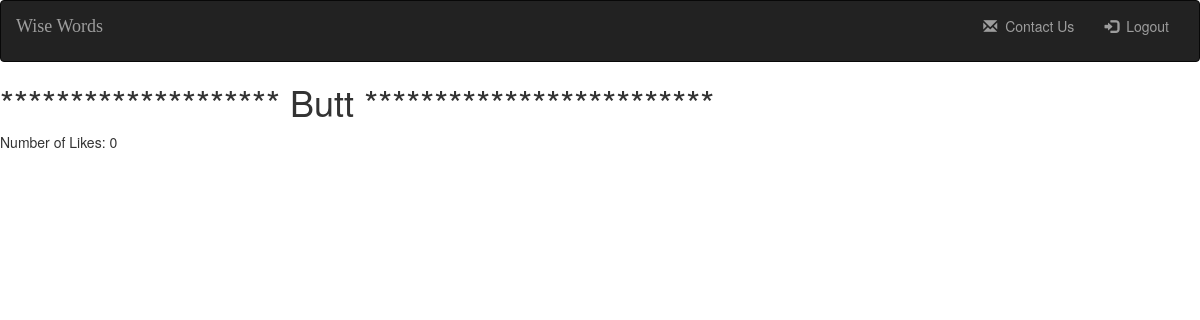
Page /wiseWords/1 on the committed database.
### wise_words_app/models.py (models this page shows)
class Post(models.Model): # This will be a one to many relationship between User and Post
    wiseWords = models.TextField(max_length=15)
    uploader = models.ForeignKey(User, related_name="post_uploader", on_delete = models.CASCADE ) # Here I am, making the one to many relationship to User class, related name is how I want the user to access the post
    likes = models.ManyToManyField(User, related_name="posts_liked") # If there is a many to many relationship here then put it in the second class after the one its connected to
    created_at = models.DateTimeField(auto_now_add=True)
    updated_at = models.DateTimeField(auto_now=True)
    objects = PostManager() #must connect the validatons to our user models

### wise_words_app/views.py (the view)
# urls.py: path('wiseWords/<int:postId>', views.showPost)
def showPost(request, postId):
    context = {
        'oneMansWiseWords' : Post.objects.get(id=postId) # Now we can use oneMansWiseWords on the html form
    }
    return render(request, "showpost.html", context) # Need to thrust our data forth, thats why we add context

### wise_words_app/templates/showpost.html (shortened to what this page needs)
<!DOCTYPE html>
<html lang="en">
<head>
    {% load static %}
    <link rel="stylesheet" href="{% static 'style/style.css' %}">
    <link rel="stylesheet" href="https://maxcdn.bootstrapcdn.com/bootstrap/3.3.6/css/bootstrap.min.css">
</head>
<body>
    <div>
        <nav class="navbar navbar-inverse">
            <div class=container-fluid>
                <a class="navbar-brand" href="">Wise Words</a>
                <div class="collapse navbar-collapse" id="topNavBar">
                    <ul class="nav navbar-nav navbar-right">
                        <li class="">
                            <a href="#">
                                <span class="glyphicon glyphicon-envelope" aria-hidden="true"></span>&nbsp; Contact Us
                            </a>
                        </li>
                        <li class="">
                            <a href="/logout">
                                <span class="glyphicon glyphicon-log-in" aria-hidden="true"></span>&nbsp; Logout
                            </a>
                        </li>
                    </ul>
                </div>
            </div>
        </nav>
    </div>
    <h1>{{oneMansWiseWords.wiseWords}}</h1>
    <p>Number of Likes: {{oneMansWiseWords.likes.all.count}}</p>
</body>
</html>

### wise_words_app/static/style/style.css (style rules this page uses)
li { margin-bottom: 10px; }
.navbar { border-radius: 0; }
.navbar-brand { font-family: 'Satisfy', cursive; }

### rows in the picture
Post: wiseWords "******************** Butt *************************", likes.all.count "0"
